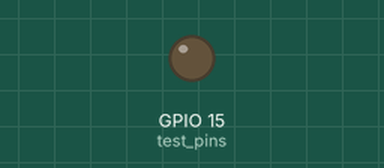
This sketch was run on a simulated ESP32-S3. Parts: output pins drawn as LEDs (lit = HIGH). What the sketch prints to the serial monitor is not drawn.

Above: at 2.16 s.
At 39.91 s:
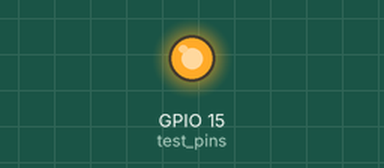
Timing chart, 0 to 40.0 s (numbered marks = the images above):
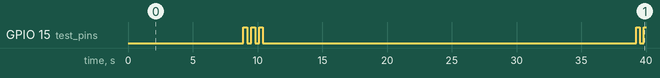

The sketch:

test_simple_led.ino
```cpp
/*
  ESP32-S3 Simple LED Test
  Tests for regular single-color LED (not RGB)

  Tests common LED pins using basic digitalWrite
*/

// Common LED pins on ESP32 boards
int test_pins[] = {2, 5, 13, 15, 18, 19, 21, 22, 23, 38, 48};
int num_pins = 11;

void setup() {
  Serial.begin(115200);
  delay(2000);

  Serial.println("\n===========================================");
  Serial.println("ESP32-S3 Simple LED Scanner");
  Serial.println("===========================================");
  Serial.println("Testing common LED pins with digitalWrite");
  Serial.println("Watch for ANY LED to blink!");
  Serial.println("===========================================\n");
}

void loop() {
  for (int i = 0; i < num_pins; i++) {
    int pin = test_pins[i];

    // Configure pin as output
    pinMode(pin, OUTPUT);

    Serial.printf("\nTesting GPIO %d: ", pin);

    // Blink 3 times
    for (int j = 0; j < 3; j++) {
      digitalWrite(pin, HIGH);
      Serial.print("ON ");
      delay(300);

      digitalWrite(pin, LOW);
      Serial.print("OFF ");
      delay(300);
    }

    Serial.println("(done)");

    // Reset pin
    pinMode(pin, INPUT);
    delay(500);
  }

  Serial.println("\n===========================================");
  Serial.println("SCAN COMPLETE!");
  Serial.println("Did you see ANY LED blink?");
  Serial.println("If YES: Note the GPIO number");
  Serial.println("If NO: Board may not have onboard LED");
  Serial.println("Restarting in 5 seconds...");
  Serial.println("===========================================\n");
  delay(5000);
}
```

Measured:
- by itself, GPIO 15 (test_pins): LOW → HIGH at 8.9 s, → LOW 0.30 s later, → HIGH 0.30 s later, → LOW 0.30 s later, … (9 changes in this stretch)
